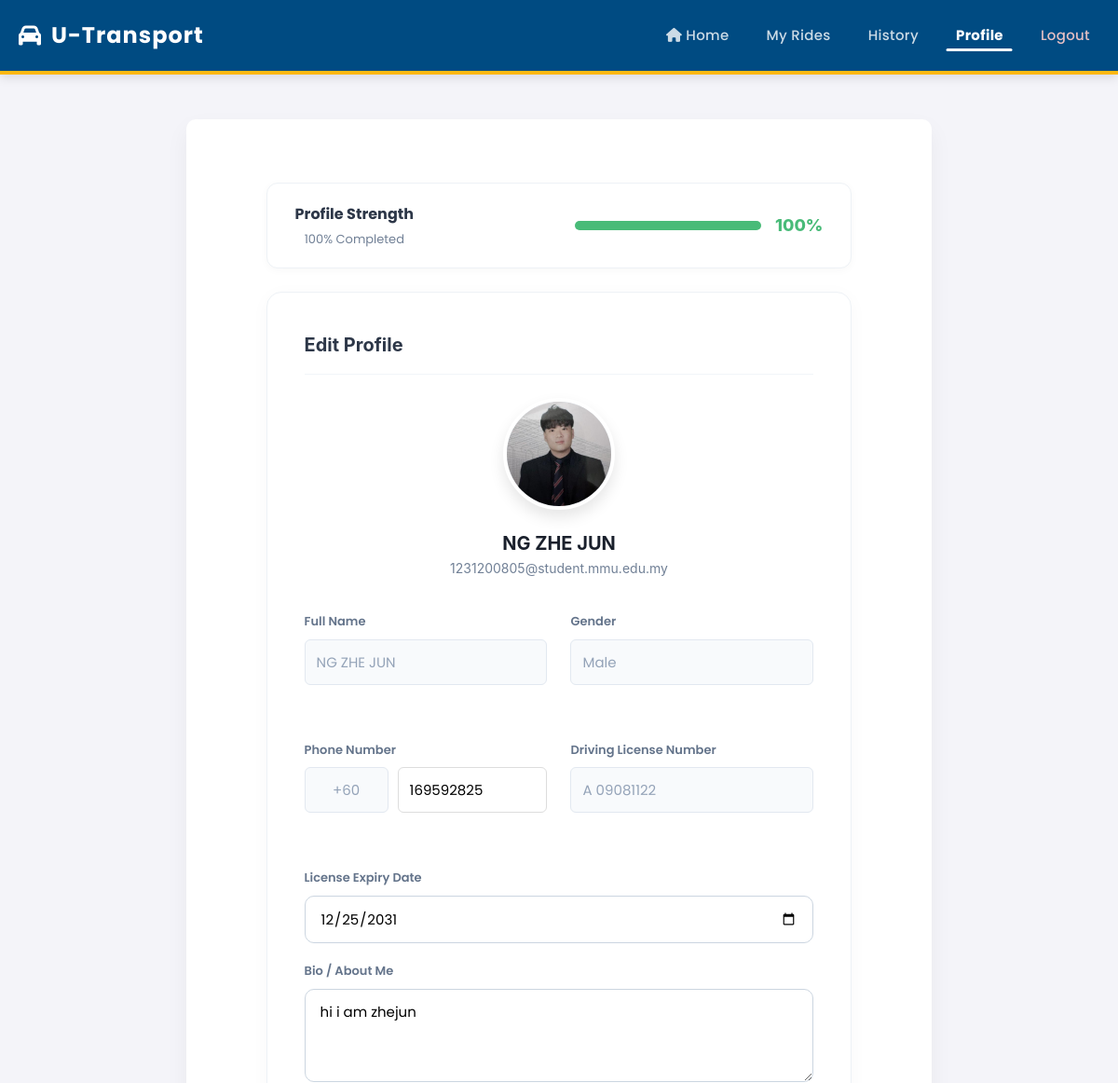
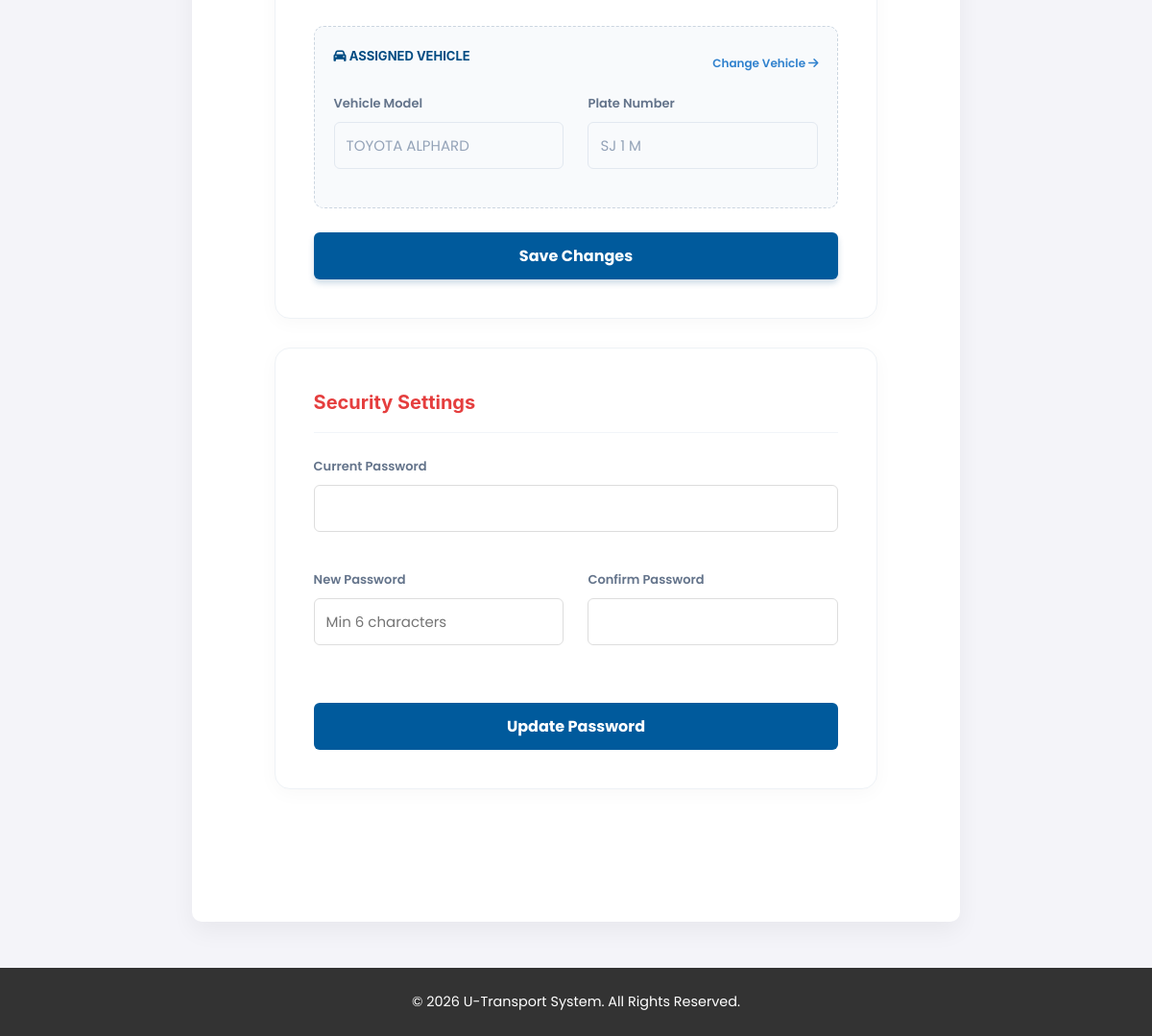
The page /driver_profile.php (signed in) on the database its author committed (2 pictures, top to bottom).
### tables this page shows
CREATE TABLE `vehicles` (
  `vehicle_id` int(10) UNSIGNED NOT NULL,
  `driver_id` int(10) UNSIGNED NOT NULL,
  `vehicle_model` varchar(100) NOT NULL,
  `plate_number` varchar(20) NOT NULL,
  `vehicle_type` varchar(50) DEFAULT NULL,
  `vehicle_color` varchar(50) DEFAULT NULL,
  `seat_count` tinyint(3) UNSIGNED DEFAULT 4,
  `created_at` timestamp NOT NULL DEFAULT current_timestamp(),
  `road_tax_expiry` date DEFAULT NULL,
  `insurance_expiry` date DEFAULT NULL
);

CREATE TABLE `drivers` (
  `driver_id` int(10) UNSIGNED NOT NULL,
  `full_name` varchar(100) NOT NULL,
  `identification_id` varchar(50) NOT NULL,
  `email` varchar(100) NOT NULL,
  `phone_number` varchar(20) DEFAULT NULL,
  `gender` varchar(10) DEFAULT NULL,
  `license_number` varchar(50) DEFAULT NULL,
  `license_expiry` date DEFAULT NULL,
  `password` varchar(255) NOT NULL,
  `created_at` timestamp NOT NULL DEFAULT current_timestamp(),
  `verification_status` enum('pending','verified','rejected') DEFAULT 'pending',
  `profile_image` varchar(255) DEFAULT NULL,
  `phone` varchar(20) DEFAULT NULL,
  `bio` text DEFAULT NULL,
  `duitnow_qr` varchar(255) DEFAULT NULL
);

### driver_profile.php (the view, shortened to what this page needs)
<?php
include "db_connect.php";
$driver_id = $_SESSION['driver_id'];
$stmt = $conn->prepare("
    SELECT
        d.*,
        v.vehicle_model,
        v.plate_number,
        v.vehicle_color
    FROM drivers d
    LEFT JOIN vehicles v ON d.driver_id = v.driver_id
    WHERE d.driver_id = ?
");
$stmt->bind_param("i", $driver_id);
$stmt->execute();
$user = $stmt->get_result()->fetch_assoc();
$total_fields = 9;
$filled = 0;
if (!empty($user['full_name'])) $filled++;
if (!empty($user['email'])) $filled++;
$phone_val = $user['phone_number'] ?? $user['phone'] ?? '';
if (!empty($phone_val)) $filled++;
if (!empty($user['gender'])) $filled++;
if (!empty($user['bio'])) $filled++;
if (!empty($user['vehicle_model'])) $filled++;
if (!empty($user['profile_image'])) $filled++;
if (!empty($user['license_number'])) $filled++;
if (!empty($user['license_expiry'])) $filled++;
$percentage = round(($filled / $total_fields) * 100);
$bar_color = ($percentage == 100) ? '#48bb78' : '#ecc94b';
include "header.php";
?>
<div class="profile-wrapper">
    <div class="completeness-card">
        <div>
            <h3 style="margin:0; color:#2d3748; font-size:16px;">Profile Strength</h3>
            <p style="margin:4px 0 0; color:#718096; font-size:13px;"><?php echo $percentage; ?>% Completed</p>
        </div>
        <div style="text-align:right; display:flex; align-items:center; gap:15px;">
            <div class="progress-bar-bg">
                <div class="progress-fill" style="width: <?php echo $percentage; ?>%; background: <?php echo $bar_color; ?>;"></div>
            </div>
            <div style="font-size:18px; font-weight:800; color:<?php echo $bar_color; ?>;"><?php echo $percentage; ?>%</div>
        </div>
    </div>
    <form class="form-card" method="POST" enctype="multipart/form-data">
        <div class="card-title">Edit Profile</div>
        <div class="avatar-section">
            <label for="profile_input" class="avatar-wrapper">
                <?php
                $p_img = !empty($user['profile_image'])
                    ? "uploads/" . $user['profile_image']
                    : "https://cdn-icons-png.flaticon.com/512/3135/3135715.png";
                ?>
                <img src="<?php echo $p_img; ?>" id="avatar_preview">
            </label>
            <div class="driver-name-display"><?php echo htmlspecialchars($user['full_name'] ?? 'Driver'); ?></div>
            <div class="driver-email-display"><?php echo htmlspecialchars($user['email'] ?? ''); ?></div>
        </div>
        <div class="grid-2">
            <div class="form-group">
                <label class="form-label">Full Name</label>
                <input type="text" class="form-input" value="<?php echo htmlspecialchars($user['full_name'] ?? ''); ?>" readonly title="Contact Admin to change">
            </div>
            <div class="form-group">
                <label class="form-label">Gender</label>
                <?php if (!empty($user['gender'])): ?>
                    <input type="text" name="gender" class="form-input"
                           value="<?php echo htmlspecialchars($user['gender']); ?>"
                           readonly
                           title="Contact Admin to change">
                <?php endif; ?>
            </div>
        </div>
        <div class="grid-2">
            <div class="form-group">
                <label class="form-label">Phone Number</label>
                <div style="display:flex; gap:10px;">
                    <input type="text" class="form-input"
                           value="+60"
                           readonly
                           style="max-width:90px; text-align:center;">
                    <input type="text"
                           id="phone_input"
                           class="form-input"
                           placeholder="123456789"
                           value="<?php
                                $raw_phone = $user['phone_number'] ?? $user['phone'] ?? '';
                                echo !empty($raw_phone) ? htmlspecialchars(substr($raw_phone, 3)) : '';
                           ?>"
                           required
                           inputmode="numeric"
                           oninput="formatPhone()">
                </div>
            </div>
            <div class="form-group">
                <label class="form-label">Driving License Number</label>
                <input type="text" class="form-input"
                       value="<?php echo htmlspecialchars($user['license_number'] ?? ''); ?>"
                       readonly title="Contact Admin to change">
            </div>
        </div>
        <div class="form-group">
            <label class="form-label">License Expiry Date</label>
            <input type="date" name="license_expiry" class="form-input"
                   value="<?php echo htmlspecialchars($user['license_expiry'] ?? ''); ?>"
                   required>
        </div>
        <div class="form-group">
            <label class="form-label">Bio / About Me</label>
            <textarea name="bio" class="form-input" placeholder="Introduce yourself to passengers..."><?php echo htmlspecialchars($user['bio'] ?? ''); ?></textarea>
        </div>
        <div class="vehicle-readonly-box">
            <div style="display:flex; justify-content:space-between; align-items:center; margin-bottom:15px;">
                <div class="vehicle-readonly-title"><i class="fa-solid fa-car"></i> Assigned Vehicle</div>
                <a href="driver_vehicle.php" style="font-size:12px; color:#3182ce; font-weight:600; text-decoration:none;">Change Vehicle <i class="fa-solid fa-arrow-right"></i></a>
            </div>
            <div class="grid-2" style="margin-bottom:0;">
                <div class="form-group" style="margin-bottom:0;">
                    <label class="form-label">Vehicle Model</label>
                    <input type="text" class="form-input" value="<?php echo htmlspecialchars($user['vehicle_model'] ?? 'No Vehicle Assigned'); ?>" readonly>
                </div>
                <div class="form-group" style="margin-bottom:0;">
                    <label class="form-label">Plate Number</label>
                    <input type="text" class="form-input" value="<?php echo htmlspecialchars($user['plate_number'] ?? '---'); ?>" readonly>
                </div>
            </div>
        </div>
        <button type="submit" name="btn_update_profile" class="btn-save">Save Changes</button>
    </form>
    <form class="form-card" method="POST">
        <div class="card-title" style="color:#e53e3e;">Security Settings</div>
        <div class="form-group">
            <label class="form-label">Current Password</label>
            <input type="password" name="current_pass" class="form-input" required>
        </div>
        <div class="grid-2">
            <div class="form-group">
                <label class="form-label">New Password</label>
                <input type="password" name="new_pass" class="form-input" placeholder="Min 6 characters" required>
            </div>
            <div class="form-group">
                <label class="form-label">Confirm Password</label>
                <input type="password" name="confirm_pass" class="form-input" required>
            </div>
        </div>
        <button type="submit" name="btn_change_pass" class="btn-warn">Update Password</button>
    </form>
</div>
<?php include "footer.php"; ?>

### style.css (style rules this page uses)
:root { --primary-color: #005A9C; --primary-dark: #004170; --secondary-color: #FDB813; --light-gray: #f4f4f9; --dark-gray: #333; --white-color: #ffffff; --shadow: 0 4px 6px rgba(0,0,0,0.1); }
* { margin: 0; padding: 0; box-sizing: border-box; }
body { font-family: 'Segoe UI', Tahoma, Geneva, Verdana, sans-serif; background-color: var(--light-gray); color: var(--dark-gray); line-height: 1.6; display: flex; flex-direction: column; min-height: 100vh; padding-bottom: 0; }
html { height: 100%; }
.content-area p { font-size: 1.1rem; color: #666; margin-bottom: 2.5rem; }
form { display: flex; flex-direction: column; text-align: left; width: 100%; }
label { margin-bottom: 5px; font-weight: 600; color: var(--dark-gray); }
input[type="text"], input[type="email"], input[type="password"], input[type="number"], input[type="datetime-local"], select { width: 100%; padding: 12px; margin-bottom: 20px; border-radius: 6px; border: 1px solid #ddd; transition: border 0.3s; }
button[type="submit"] { background-color: var(--primary-color); color: var(--white-color); padding: 12px 20px; border: none; border-radius: 6px; cursor: pointer; font-size: 1rem; font-weight: 700; transition: background-color 0.3s ease; width: 100%; }

### header.php (style rules this page uses)
body { font-family: 'Poppins', sans-serif !important; user-select: none; -webkit-user-select: none; cursor: default; padding-top: 80px; margin: 0; }
h1, h2, h3, h4, h5, h6, p, span, label, a, li, button, .swal2-popup { font-family: 'Poppins', sans-serif !important; }
input, select, textarea { user-select: text !important; -webkit-user-select: text !important; cursor: text !important; font-family: 'Poppins', sans-serif !important; }
a, button, .btn, .submit { cursor: pointer !important; }

### driver_profile.php (style rules this page uses)
.profile-wrapper { max-width: 1200px; width: 95%; margin: 0 auto 40px; padding: 20px; font-family: -apple-system, BlinkMacSystemFont, "Segoe UI", Roboto, sans-serif; }
.completeness-card { background: white; border-radius: 12px; padding: 20px 30px; box-shadow: 0 2px 10px rgba(0,0,0,0.03); margin-bottom: 25px; display: flex; align-items: center; justify-content: space-between; border: 1px solid #eef2f6; }
.progress-bar-bg { width: 200px; height: 10px; background: #edf2f7; border-radius: 5px; overflow: hidden; }
.progress-fill { height: 100%; transition: width 0.5s ease; }
.form-card { background: white; border-radius: 16px; padding: 40px; box-shadow: 0 4px 20px rgba(0,0,0,0.03); margin-bottom: 30px; border: 1px solid #eef2f6; }
.card-title { font-size: 20px; font-weight: 700; color: #2d3748; margin-bottom: 25px; padding-bottom: 15px; border-bottom: 1px solid #f1f5f9; }
.avatar-section { display: flex; flex-direction: column; align-items: center; margin-bottom: 35px; }
.avatar-wrapper { width: 120px; height: 120px; border-radius: 50%; background: #e2e8f0; overflow: hidden; position: relative; border: 4px solid white; box-shadow: 0 8px 16px rgba(0,0,0,0.1); cursor: pointer; transition: transform 0.2s; }
.avatar-wrapper img { width: 100%; height: 100%; object-fit: cover; }
.driver-name-display { font-size: 20px; font-weight: 700; margin-top: 15px; color: #1a202c; }
.driver-email-display { font-size: 14px; color: #718096; }
.grid-2 { display: grid; grid-template-columns: 1fr 1fr; gap: 25px; margin-bottom: 20px; }
.form-group { margin-bottom: 20px; }
.form-label { display: block; font-size: 13px; font-weight: 600; color: #64748b; margin-bottom: 8px; }
.form-input { width: 100%; padding: 12px 16px; border: 1px solid #cbd5e0; border-radius: 10px; font-size: 15px; outline: none; transition: border 0.2s; background: #fff; }
.form-input[readonly] { background-color: #f8fafc; color: #94a3b8; cursor: not-allowed; border-color: #e2e8f0; }
textarea.form-input { resize: vertical; min-height: 100px; font-family: inherit; }
.btn-save { background: #004b82; color: white; border: none; padding: 14px 30px; border-radius: 10px; font-weight: 600; font-size: 15px; cursor: pointer; display: block; width: 100%; box-shadow: 0 4px 6px rgba(0, 75, 130, 0.2); transition: background 0.2s; }
.btn-warn { background: white; color: #e53e3e; border: 1px solid #e53e3e; padding: 14px 30px; border-radius: 10px; font-weight: 600; font-size: 15px; cursor: pointer; display: block; width: 100%; transition: background 0.2s; }
.vehicle-readonly-box { background: #f8fafc; border: 1px dashed #cbd5e0; border-radius: 10px; padding: 20px; margin-bottom: 25px; }
.vehicle-readonly-title { font-size: 13px; font-weight: 700; color: #004b82; margin-bottom: 15px; text-transform: uppercase; }

### rows shown on the page
vehicles: driver.profile_image (picture), driver.full_name "NG ZHE JUN", driver.email "1231200805@student.mmu.edu.my", gender "Male", driver.phone_number "169592825", driver.license_number "A 09081122", license_expiry "12/25/2031", bio "hi i am zhejun", vehicle_model "TOYOTA ALPHARD", plate_number "SJ 1 M"

### other values the page prints
$percentage "100"
